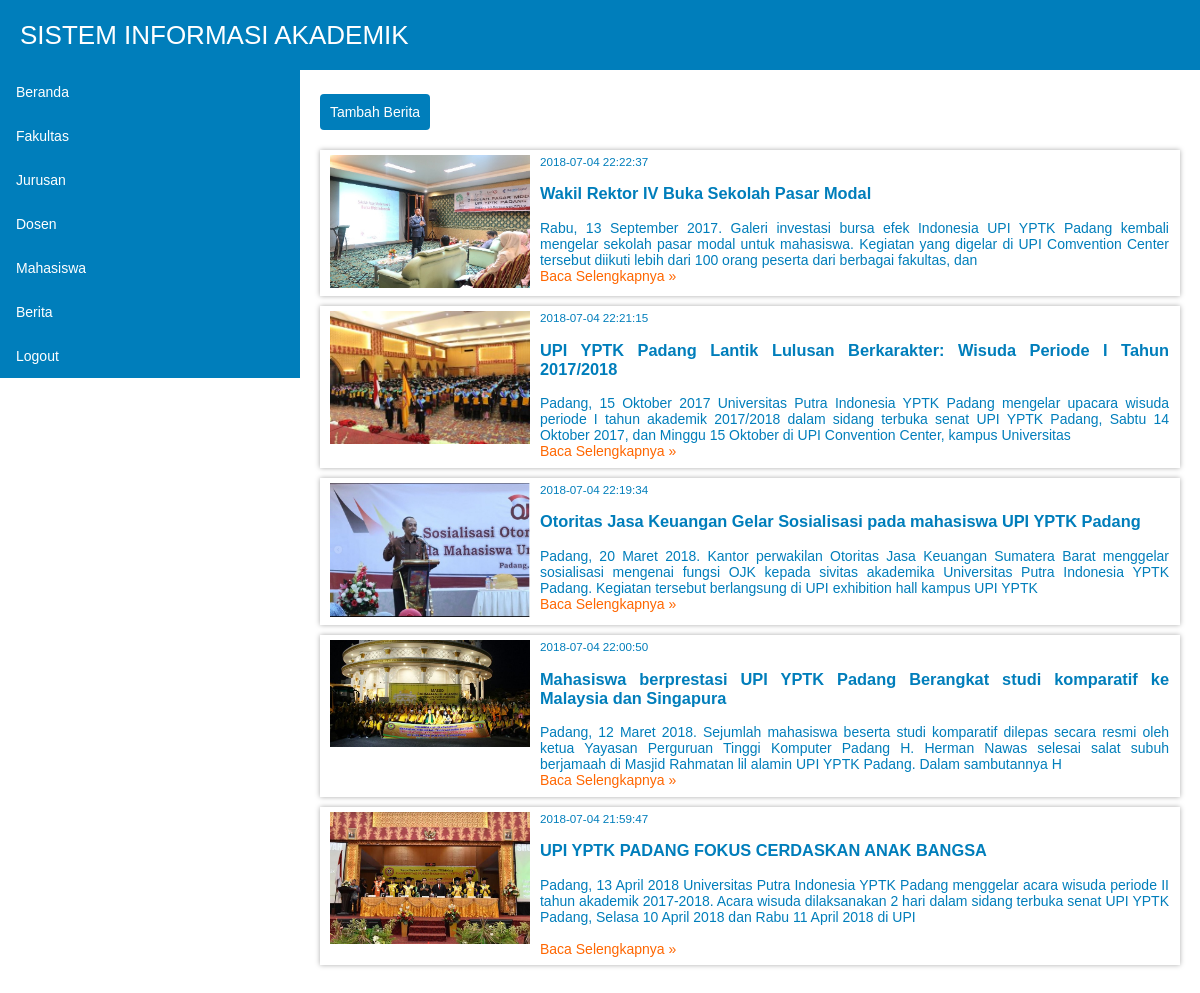
Screenshot of /admin/index.php?p=berita (signed in) with the database file from the repository.
### tables this page shows
CREATE TABLE IF NOT EXISTS `berita` (
  `idberita` int(11) NOT NULL AUTO_INCREMENT,
  `judulberita` text NOT NULL,
  `header` text NOT NULL,
  `isiberita` text NOT NULL,
  `foto` text NOT NULL,
  `tglpost` datetime NOT NULL DEFAULT '0000-00-00 00:00:00',
  PRIMARY KEY (`idberita`)
);

### admin/berita.php (the view)
<p>
<a href="?p=beritaadd" class="btn btn-add">Tambah Berita</a>
<br><br>
<?php
$tampil = mysqli_query($kon, "select * from berita order by tglpost desc");
while ($data = mysqli_fetch_array($tampil)) { ?>
	<fieldset id="berita">
		<div class="dh12" style="text-align: justify;">
			<div class="dh3">
				<img src="../foto/berita/<?php echo $data['foto'];?>" width="95%">
			</div>
			<div class="dh9">
				<small><?php echo $data['tglpost'];?></small>
				<h3><?php echo $data['judulberita'];?></h3>
				<?php echo $data['header'];?>
				<br>
				<a href="?p=bacaberita&idberita=<?php echo $data['idberita'];?>">Baca Selengkapnya &raquo;</a>
			</div>
		</div>
	</fieldset>
<?php } ?>

### admin/style.css (style rules this page uses)
.dh3 { width:24.99%; }
.dh9 { width:74.99%; }
.dh12 { width:99.99%; }
.dh1, .dh2, .dh3, .dh4, .dh5, .dh6, .dh7, .dh8, .dh9, .dh10, .dh11, .dh12 { float:left; display:inline; margin:0 0%; }
#berita { max-width:100%; margin:10px auto; position:relative; display:block; background-color:#FFFFFF; box-shadow: 0 0 5px #aaa; height:auto; }
fieldset { margin:0px; border:none; }
a { color:#FF6600; text-decoration:none; }
.btn { font-family:Arial; font-size:14px; padding:9px 9px; text-align:center; cursor:pointer; border:1px solid transparent; border-radius:4px; }
.btn-add { color:#FFFFFF; background-color:#007EBB; width:200px; }

### rows the page displays
berita: foto (picture), tglpost "2018-07-04 22:22:37", judulberita "Wakil Rektor IV Buka Sekolah Pasar Modal", header "Rabu, 13 September 2017. Galeri investasi bursa efek Indonesia UPI YPTK Padang kembali mengelar sekolah pasar modal untuk mahasiswa. Kegiatan yang digelar di UPI Comvention Center tersebut diikuti lebih dari 100 orang peserta dari berbagai fakultas, dan"
berita: foto (picture), tglpost "2018-07-04 22:21:15", judulberita "UPI YPTK Padang Lantik Lulusan Berkarakter: Wisuda Periode I Tahun 2017/2018", header "Padang, 15 Oktober 2017 Universitas Putra Indonesia YPTK Padang mengelar upacara wisuda periode I tahun akademik 2017/2018 dalam sidang terbuka senat UPI YPTK Padang, Sabtu 14 Oktober 2017, dan Minggu 15 Oktober di UPI Convention Center, kampus Universitas"
berita: foto (picture), tglpost "2018-07-04 22:19:34", judulberita "Otoritas Jasa Keuangan Gelar Sosialisasi pada mahasiswa UPI YPTK Padang", header "Padang, 20 Maret 2018. Kantor perwakilan Otoritas Jasa Keuangan Sumatera Barat menggelar sosialisasi mengenai fungsi OJK kepada sivitas akademika Universitas Putra Indonesia YPTK Padang. Kegiatan tersebut berlangsung di UPI exhibition hall kampus UPI YPTK"
berita: foto (picture), tglpost "2018-07-04 22:00:50", judulberita "Mahasiswa berprestasi UPI YPTK Padang Berangkat studi komparatif ke Malaysia dan Singapura", header "Padang, 12 Maret 2018. Sejumlah mahasiswa beserta studi komparatif dilepas secara resmi oleh ketua Yayasan Perguruan Tinggi Komputer Padang H. Herman Nawas selesai salat subuh berjamaah di Masjid Rahmatan lil alamin UPI YPTK Padang. Dalam sambutannya H"
berita: foto (picture), tglpost "2018-07-04 21:59:47", judulberita "UPI YPTK PADANG FOKUS CERDASKAN ANAK BANGSA", header "Padang, 13 April 2018 Universitas Putra Indonesia YPTK Padang menggelar acara wisuda periode II tahun akademik 2017-2018. Acara wisuda dilaksanakan 2 hari dalam sidang terbuka senat UPI YPTK Padang, Selasa 10 April 2018 dan Rabu 11 April 2018 di UPI"
